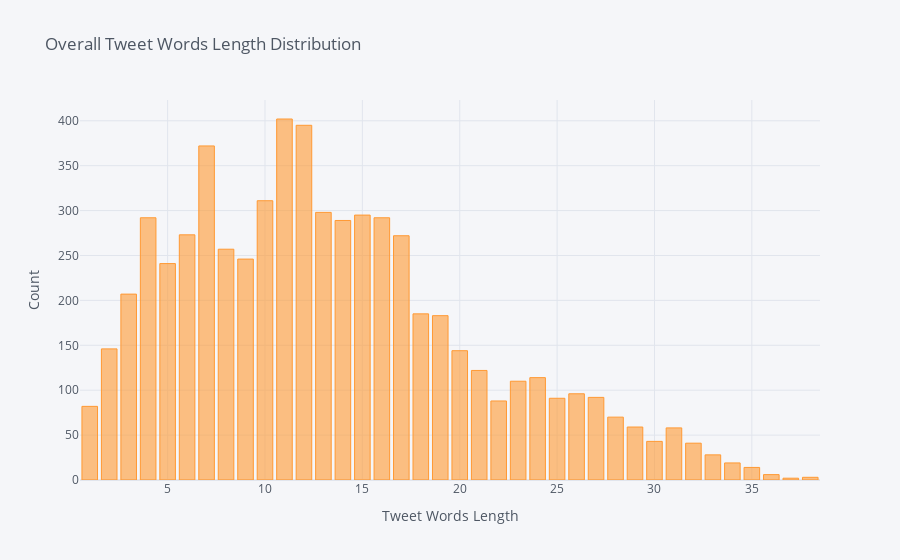

Notebook cell for this chart:
### Markdown cell above
### From the distribution below, we can see that:
- Most of the tweets are short length 
- Most tweets are with 11 and 12 words
- The distribution is right skewed as it favors the lower - medium words length, where counts are high for 3 < words length < 18 
and counts are low for tweets of words length > 18

### Code cell
tweets_df['tweet_length'].value_counts().iplot(kind='bar', xTitle='Tweet Words Length',
                                    yTitle='Count', title='Overall Tweet Words Length Distribution')

### Figure 1 — Plotly figure (JSON) as saved in the notebook; plotly's stock layout.template omitted (floating-point values rounded to 4 significant figures)
{"data": [{"marker": {"color": "rgba(255, 153, 51, 0.6)", "line": {"color": "rgba(255, 153, 51, 1.0)", "width": 1}}, "name": "tweet_length", "orientation": "v", "text": "", "type": "bar", "x": [11, 12, 7, 10, 13, 15, 4, 16, 14, 6, 17, 8, 9, 5, 3, 18, 19, 2, 20, 21, 24, 23, 26, 27, 25, 22, 1, 28, 29, 31, 30, 32, 33, 34, 35, 36, 38, 37], "y": [402, 395, 372, 311, 298, 295, 292, 292, 289, 273, 272, 257, 246, 241, 207, 185, 183, 146, 144, 122, 114, 110, 96, 92, 91, 88, 82, 70, 59, 58, 43, 41, 28, 19, 14, 6, 3, 2]}], "layout": {"legend": {"bgcolor": "#F5F6F9", "font": {"color": "#4D5663"}}, "paper_bgcolor": "#F5F6F9", "plot_bgcolor": "#F5F6F9", "title": {"font": {"color": "#4D5663"}, "text": "Overall Tweet Words Length Distribution"}, "xaxis": {"gridcolor": "#E1E5ED", "showgrid": true, "tickfont": {"color": "#4D5663"}, "title": {"font": {"color": "#4D5663"}, "text": "Tweet Words Length"}, "zerolinecolor": "#E1E5ED"}, "yaxis": {"gridcolor": "#E1E5ED", "showgrid": true, "tickfont": {"color": "#4D5663"}, "title": {"font": {"color": "#4D5663"}, "text": "Count"}, "zerolinecolor": "#E1E5ED"}}}
